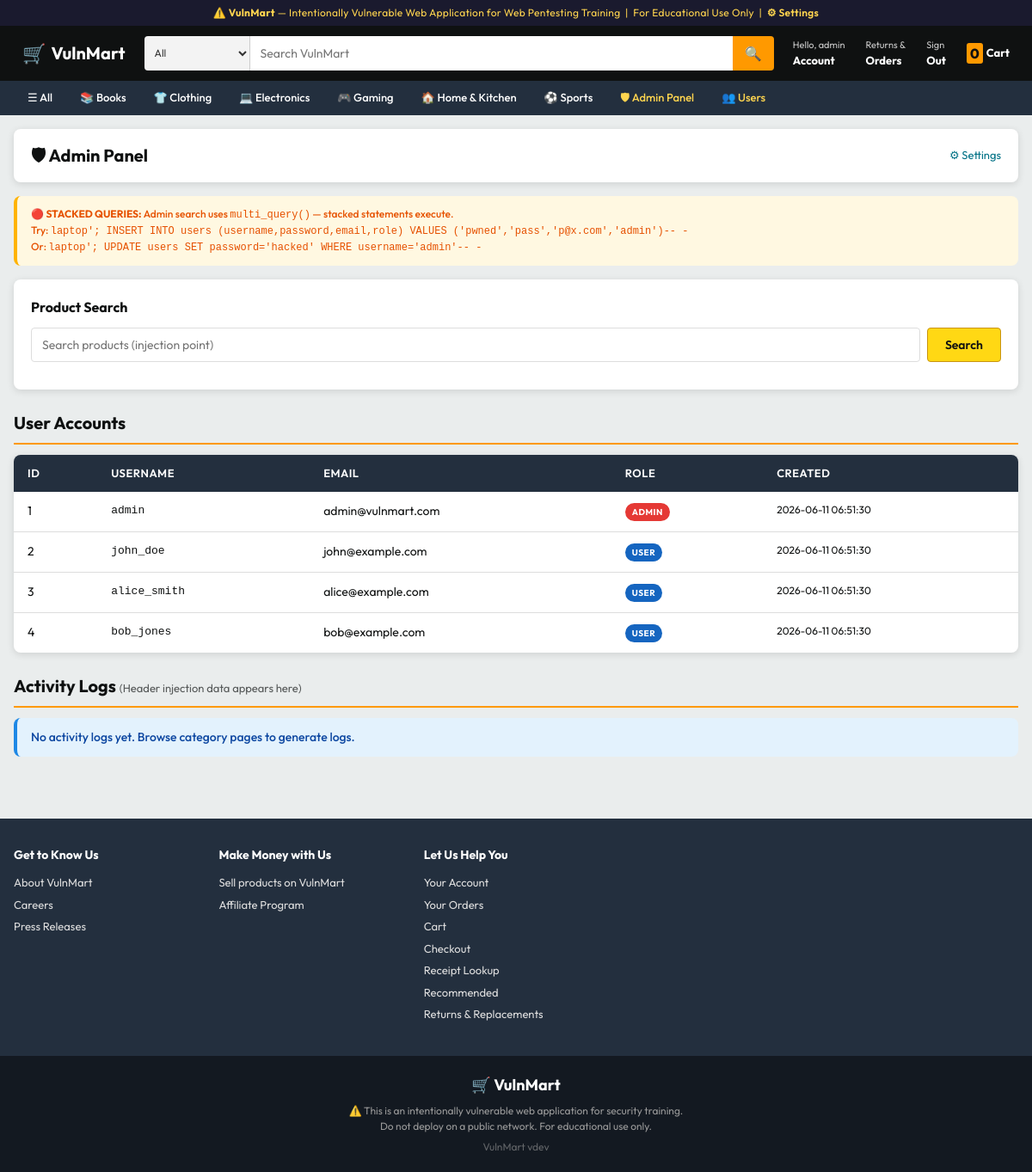
/admin/index.php (signed in), run on the app's committed database.
### tables this page shows
CREATE TABLE categories (
    id INT AUTO_INCREMENT PRIMARY KEY,
    name VARCHAR(50) NOT NULL,
    slug VARCHAR(50) UNIQUE NOT NULL,
    icon VARCHAR(10)
);

CREATE TABLE users (
    id INT AUTO_INCREMENT PRIMARY KEY,
    username VARCHAR(255) UNIQUE NOT NULL,
    password VARCHAR(255) NOT NULL,
    email VARCHAR(100) UNIQUE NOT NULL,
    full_name VARCHAR(100),
    address TEXT,
    phone VARCHAR(20),
    role ENUM('user', 'admin') DEFAULT 'user',
    created_at TIMESTAMP DEFAULT CURRENT_TIMESTAMP
);

### src/config.php (called while the page is built, shortened)
<?php
function getDifficulty(string $page): string {
    try {
        $conn = getDB();
        $stmt = $conn->prepare("SELECT difficulty FROM settings WHERE page = ?");
        $stmt->bind_param("s", $page);
        $stmt->execute();
        $res = $stmt->get_result();
        if ($row = $res->fetch_assoc()) return $row['difficulty'];
    } catch (Exception $e) {}
    return 'low';
}
function isLoggedIn(): bool {
    return isset($_SESSION['user_id']);
}
function isAdmin(): bool {
    return isset($_SESSION['role']) && $_SESSION['role'] === 'admin';
}

### src/includes/db.php (called while the page is built, shortened)
<?php
require_once __DIR__ . '/../config.php';
function getDB(): mysqli {
    static $conn = null;
    if ($conn === null) {
        $conn = new mysqli(DB_HOST, DB_USER, DB_PASS, DB_NAME);
        $conn->set_charset("utf8mb4");
    }
    return $conn;
}

### src/admin/index.php (the view, shortened to what this page needs)
<?php
require_once __DIR__ . '/../config.php';
require_once __DIR__ . '/../includes/db.php';
$conn      = getDB();
$diff      = getDifficulty('admin');
$logResult = [];
$users = [];
$res = $conn->query("SELECT id, username, email, role, created_at FROM users ORDER BY id");
if ($res) while ($r = $res->fetch_assoc()) $users[] = $r;
include __DIR__ . '/../includes/header.php';
?>
<div class="page-header">
    <h1>🛡 Admin Panel</h1>
    <div style="display:flex;align-items:center;gap:12px;">
        <a href="/admin/settings.php" style="color:#007185;font-size:13px;white-space:nowrap;">⚙ Settings</a>
    </div>
</div>
<?php if ($diff === 'low'): ?>
<div class="alert alert-warning" style="font-size:12px;">
    🔴 <strong>STACKED QUERIES:</strong> Admin search uses <code>multi_query()</code> — stacked statements execute.<br>
    Try: <code>laptop'; INSERT INTO users (username,password,email,role) VALUES ('pwned','pass','p@x.com','admin')-- -</code><br>
    Or: <code>laptop'; UPDATE users SET password='hacked' WHERE username='admin'-- -</code>
</div>
<?php elseif (showHints() && $diff === 'medium'): ?>
<div class="alert alert-warning" style="font-size:12px;">
    🟠 <strong>MEDIUM:</strong> Stacked queries blocked (single query only). Try UNION: <code>%' UNION SELECT 1,username,password,4,5,6,7,8,9,10,11 FROM users-- -</code>
</div>
<?php endif; ?>
<div style="background:var(--card-bg);border-radius:var(--radius);box-shadow:var(--shadow);padding:20px;margin-bottom:20px;">
    <h2 style="font-size:16px;font-weight:700;margin-bottom:12px;">Product Search</h2>
    <form method="POST" style="display:flex;gap:8px;margin-bottom:12px;">
        <input type="text" name="admin_search" placeholder="Search products (injection point)"
               value="<?= htmlspecialchars($_POST['admin_search'] ?? '') ?>"
               style="flex:1;padding:8px 12px;border:1px solid var(--border);border-radius:4px;font-family:inherit;font-size:14px;">
        <button type="submit" class="btn btn-primary" style="width:auto;">Search</button>
    </form>
</div>
<div style="margin-bottom:20px;">
    <div class="section-header"><h2 class="section-title">User Accounts</h2></div>
    <table class="data-table">
        <thead><tr><th>ID</th><th>Username</th><th>Email</th><th>Role</th><th>Created</th></tr></thead>
        <tbody>
            <?php foreach ($users as $u): ?>
            <tr>
                <td><?= $u['id'] ?></td>
                <td style="font-family:monospace;font-size:13px;<?= strlen($u['username'])>20?'color:#C62828;':'' ?>"><?= htmlspecialchars($u['username']) ?></td>
                <td><?= htmlspecialchars($u['email']) ?></td>
                <td><span class="diff-badge" style="background:<?= $u['role']==='admin'?'#E53935':'#1565C0' ?>"><?= $u['role'] ?></span></td>
                <td style="font-size:12px;"><?= $u['created_at'] ?></td>
            </tr>
            <?php endforeach; ?>
        </tbody>
    </table>
</div>
<div>
    <div class="section-header">
        <h2 class="section-title">Activity Logs <span style="font-size:13px;font-weight:400;color:var(--text-muted);">(Header injection data appears here)</span></h2>
    </div>
    <?php if (!empty($logResult)): ?>
    <table class="data-table">
        <thead><tr><th>#</th><th>IP Address</th><th>User Agent / Injected Data</th><th>Page</th><th>Time</th></tr></thead>
        <tbody>
            <?php foreach ($logResult as $log): ?>
            <tr>
                <td><?= $log['id'] ?></td>
                <td style="font-family:monospace;font-size:12px;<?= strlen($log['ip_address'])>20?'color:#C62828;font-weight:600;':'' ?>">
                    <?= htmlspecialchars($log['ip_address']) ?>
                </td>
                <td style="font-size:12px;font-family:monospace;max-width:400px;word-break:break-all;<?= strlen($log['user_agent'])>200?'color:#C62828;':'' ?>">
                    <?= htmlspecialchars($log['user_agent']) ?>
                </td>
                <td><?= htmlspecialchars($log['page']) ?></td>
                <td style="font-size:11px;"><?= $log['created_at'] ?></td>
            </tr>
            <?php endforeach; ?>
        </tbody>
    </table>
    <?php else: ?>
    <div class="alert alert-info">No activity logs yet. Browse category pages to generate logs.</div>
    <?php endif; ?>
</div>
<?php include __DIR__ . '/../includes/footer.php'; ?>

### src/includes/header.php (shortened to what this page needs)
<?php
require_once __DIR__ . '/../includes/db.php';
$_cat_icons = [
    'books'        => '📚',
    'clothing'     => '👕',
    'electronics'  => '💻',
    'gaming'       => '🎮',
    'home-kitchen' => '🏠',
    'sports'       => '⚽',
];
$_categories = [];
$_cats = getDB()->query("SELECT * FROM categories ORDER BY name");
if ($_cats) {
    while ($r = $_cats->fetch_assoc()) {
        $r['icon'] = $_cat_icons[$r['slug']] ?? '';
        $_categories[] = $r;
    }
}
?>
<!DOCTYPE html>
<html lang="en">
<head>
    <link rel="stylesheet" href="/assets/css/style.css">
</head>
<body>
<div class="training-banner">
    ⚠️ <strong>VulnMart</strong> — Intentionally Vulnerable Web Application for Web Pentesting Training &nbsp;|&nbsp; For Educational Use Only
    <?php if (isAdmin()): ?>
    &nbsp;|&nbsp; <a href="/admin/settings.php" style="color:#FFD54F;font-weight:600;">⚙ Settings</a>
    <?php endif; ?>
</div>
<header class="site-header">
    <div class="header-inner">
        <a href="/" class="site-logo">
            <span class="logo-icon">🛒</span>
            <span>VulnMart</span>
        </a>
        <form action="/search.php" method="GET" class="header-search">
            <select name="cat" class="search-cat-select">
                <option value="">All</option>
            </select>
            <input type="text" name="q" placeholder="Search VulnMart"
                   value="<?= isset($_GET['q']) ? htmlspecialchars($_GET['q']) : '' ?>"
                   class="search-input" autocomplete="off">
            <button type="submit" class="search-btn">🔍</button>
        </form>
        <div class="header-actions">
            <?php if (isLoggedIn()): ?>
            <a href="/profile.php" class="header-action-link">
                <span class="action-label">Hello, <?= htmlspecialchars($_SESSION['username']) ?></span>
                <span class="action-main">Account</span>
            </a>
            <a href="/orders.php" class="header-action-link">
                <span class="action-label">Returns &amp;</span>
                <span class="action-main">Orders</span>
            </a>
            <a href="/logout.php" class="header-action-link">
                <span class="action-label">Sign</span>
                <span class="action-main">Out</span>
            </a>
            <?php endif; ?>
            <a href="/cart.php" class="header-cart">
                <span class="cart-qty"><?= array_sum($_SESSION['cart'] ?? []) ?></span>
                <span>Cart</span>
            </a>
        </div>
    </div>
</header>
<nav class="cat-nav">
    <div class="cat-nav-inner">
        <a href="/" class="cat-nav-link">☰ All</a>
        <?php foreach ($_categories as $c): ?>
        <a href="/category.php?slug=<?= htmlspecialchars($c['slug']) ?>" class="cat-nav-link">
            <?= $c['icon'] ?> <?= htmlspecialchars($c['name']) ?>
        </a>
        <?php endforeach; ?>
        <?php if (isAdmin()): ?>
        <a href="/admin/index.php" class="cat-nav-link cat-nav-admin">🛡 Admin Panel</a>
        <a href="/admin/users.php" class="cat-nav-link cat-nav-admin">👥 Users</a>
        <?php endif; ?>
    </div>
</nav>
<main class="site-main">

### data on the page
categories: icon "📚", name "Books"
categories: icon "👕", name "Clothing"
categories: icon "💻", name "Electronics"
categories: icon "🎮", name "Gaming"
categories: icon "🏠", name "Home & Kitchen"
categories: icon "⚽", name "Sports"
users: id "1", username "admin", email "admin@vulnmart.com", role "ADMIN", created_at "2026-06-11 06:51:30"
users: id "2", username "john_doe", email "john@example.com", role "USER", created_at "2026-06-11 06:51:30"
users: id "3", username "alice_smith", email "alice@example.com", role "USER", created_at "2026-06-11 06:51:30"
users: id "4", username "bob_jones", email "bob@example.com", role "USER", created_at "2026-06-11 06:51:30"

### other printed values
$_SESSION['username'] "admin"
array_sum($_SESSION['cart'] ?? []) "0"
defined('VULNMART_VERSION') ? VULNMART_VERSION : 'dev' "dev"
